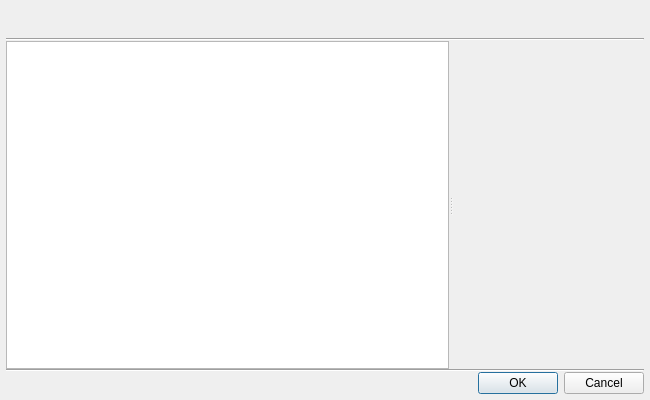
<?xml version="1.0" encoding="UTF-8"?>
<ui version="4.0">
 <class>AzAssetBrowserDialogClass</class>
 <widget class="QDialog" name="AzAssetBrowserDialogClass">
  <property name="geometry">
   <rect>
    <x>0</x>
    <y>0</y>
    <width>650</width>
    <height>400</height>
   </rect>
  </property>
  <property name="sizePolicy">
   <sizepolicy hsizetype="Minimum" vsizetype="Preferred">
    <horstretch>0</horstretch>
    <verstretch>0</verstretch>
   </sizepolicy>
  </property>
  <property name="minimumSize">
   <size>
    <width>650</width>
    <height>400</height>
   </size>
  </property>
  <property name="windowTitle">
   <string>Pick [unknown]</string>
  </property>
  <layout class="QVBoxLayout" name="verticalLayout_2">
   <property name="spacing">
    <number>0</number>
   </property>
   <property name="leftMargin">
    <number>6</number>
   </property>
   <property name="topMargin">
    <number>6</number>
   </property>
   <property name="rightMargin">
    <number>6</number>
   </property>
   <property name="bottomMargin">
    <number>6</number>
   </property>
   <item>
    <layout class="QVBoxLayout" name="m_headerLayout">
     <item>
      <widget class="AzToolsFramework::AssetBrowser::SearchWidget" name="m_searchWidget" native="true">
       <property name="sizePolicy">
        <sizepolicy hsizetype="Expanding" vsizetype="Preferred">
         <horstretch>0</horstretch>
         <verstretch>0</verstretch>
        </sizepolicy>
       </property>
       <property name="minimumSize">
        <size>
         <width>0</width>
         <height>32</height>
        </size>
       </property>
      </widget>
     </item>
    </layout>
   </item>
   <item>
    <widget class="Line" name="m_line">
     <property name="orientation">
      <enum>Qt::Horizontal</enum>
     </property>
    </widget>
   </item>
   <item>
    <widget class="QSplitter" name="m_splitter">
     <property name="sizePolicy">
      <sizepolicy hsizetype="Expanding" vsizetype="MinimumExpanding">
       <horstretch>0</horstretch>
       <verstretch>0</verstretch>
      </sizepolicy>
     </property>
     <property name="orientation">
      <enum>Qt::Horizontal</enum>
     </property>
     <property name="childrenCollapsible">
      <bool>false</bool>
     </property>
     <widget class="QWidget" name="m_leftLayout" native="true">
      <property name="sizePolicy">
       <sizepolicy hsizetype="Expanding" vsizetype="Preferred">
        <horstretch>0</horstretch>
        <verstretch>0</verstretch>
       </sizepolicy>
      </property>
      <property name="minimumSize">
       <size>
        <width>200</width>
        <height>200</height>
       </size>
      </property>
      <property name="styleSheet">
       <string notr="true">vertical-align: top</string>
      </property>
      <layout class="QVBoxLayout" name="verticalLayout_4">
       <property name="spacing">
        <number>0</number>
       </property>
       <property name="leftMargin">
        <number>0</number>
       </property>
       <property name="topMargin">
        <number>0</number>
       </property>
       <property name="rightMargin">
        <number>0</number>
       </property>
       <property name="bottomMargin">
        <number>0</number>
       </property>
       <item>
        <widget class="AzToolsFramework::AssetBrowser::AssetBrowserTreeView" name="m_assetBrowserTreeViewWidget">
         <property name="sizePolicy">
          <sizepolicy hsizetype="Preferred" vsizetype="Expanding">
           <horstretch>1</horstretch>
           <verstretch>0</verstretch>
          </sizepolicy>
         </property>
         <property name="minimumSize">
          <size>
           <width>200</width>
           <height>200</height>
          </size>
         </property>
         <property name="maximumSize">
          <size>
           <width>16777215</width>
           <height>16777215</height>
          </size>
         </property>
         <property name="dragDropMode">
          <enum>QAbstractItemView::DragOnly</enum>
         </property>
        </widget>
       </item>
      </layout>
     </widget>
     <widget class="QWidget" name="layoutWidget">
      <layout class="QVBoxLayout" name="m_rightLayout">
       <item>
        <widget class="PreviewWidget" name="m_previewWidget" native="true">
         <property name="sizePolicy">
          <sizepolicy hsizetype="Preferred" vsizetype="Expanding">
           <horstretch>0</horstretch>
           <verstretch>0</verstretch>
          </sizepolicy>
         </property>
         <property name="minimumSize">
          <size>
           <width>110</width>
           <height>110</height>
          </size>
         </property>
        </widget>
       </item>
      </layout>
     </widget>
    </widget>
   </item>
   <item>
    <widget class="Line" name="line">
     <property name="orientation">
      <enum>Qt::Horizontal</enum>
     </property>
    </widget>
   </item>
   <item>
    <widget class="QDialogButtonBox" name="m_buttonBox">
     <property name="standardButtons">
      <set>QDialogButtonBox::Cancel|QDialogButtonBox::Ok</set>
     </property>
    </widget>
   </item>
  </layout>
 </widget>
 <customwidgets>
  <customwidget>
   <class>AzToolsFramework::AssetBrowser::SearchWidget</class>
   <extends>QWidget</extends>
   <header>AzToolsFramework/AssetBrowser/Search/SearchWidget.h</header>
   <container>1</container>
  </customwidget>
  <customwidget>
   <class>AzToolsFramework::AssetBrowser::AssetBrowserTreeView</class>
   <extends>QTreeView</extends>
   <header>AzToolsFramework/AssetBrowser/Views/AssetBrowserTreeView.h</header>
  </customwidget>
  <customwidget>
   <class>PreviewWidget</class>
   <extends>QWidget</extends>
   <header location="global">AzAssetBrowser/Preview/PreviewWidget.h</header>
   <container>1</container>
  </customwidget>
 </customwidgets>
 <resources/>
 <connections/>
</ui>
